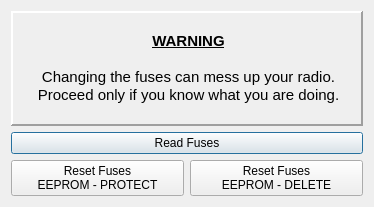
<?xml version="1.0" encoding="UTF-8"?>
<ui version="4.0">
 <class>fusesDialog</class>
 <widget class="QDialog" name="fusesDialog">
  <property name="geometry">
   <rect>
    <x>0</x>
    <y>0</y>
    <width>374</width>
    <height>207</height>
   </rect>
  </property>
  <property name="windowTitle">
   <string>Fuses</string>
  </property>
  <property name="windowIcon">
   <iconset resource="companion9x.qrc">
    <normaloff>:/images/fuses.png</normaloff>:/images/fuses.png</iconset>
  </property>
  <layout class="QGridLayout" name="gridLayout">
   <item row="1" column="0" colspan="2">
    <widget class="QPushButton" name="readFuses">
     <property name="whatsThis">
      <string>&lt;!DOCTYPE HTML PUBLIC &quot;-//W3C//DTD HTML 4.0//EN&quot; &quot;http://www.w3.org/TR/REC-html40/strict.dtd&quot;&gt;
&lt;html&gt;&lt;head&gt;&lt;meta name=&quot;qrichtext&quot; content=&quot;1&quot; /&gt;&lt;style type=&quot;text/css&quot;&gt;
p, li { white-space: pre-wrap; }
&lt;/style&gt;&lt;/head&gt;&lt;body style=&quot; font-family:'MS Shell Dlg 2'; font-size:8.25pt; font-weight:400; font-style:normal;&quot;&gt;
&lt;p style=&quot; margin-top:0px; margin-bottom:0px; margin-left:0px; margin-right:0px; -qt-block-indent:0; text-indent:0px;&quot;&gt;&lt;span style=&quot; font-size:8pt;&quot;&gt;Reads the current fuses in the AVR AtMega 64 controller.&lt;/span&gt;&lt;/p&gt;
&lt;p style=&quot;-qt-paragraph-type:empty; margin-top:0px; margin-bottom:0px; margin-left:0px; margin-right:0px; -qt-block-indent:0; text-indent:0px; font-size:8pt;&quot;&gt;&lt;/p&gt;
&lt;p style=&quot; margin-top:0px; margin-bottom:0px; margin-left:0px; margin-right:0px; -qt-block-indent:0; text-indent:0px;&quot;&gt;&lt;span style=&quot; font-size:8pt;&quot;&gt;Proper states:&lt;/span&gt;&lt;/p&gt;
&lt;p style=&quot; margin-top:0px; margin-bottom:0px; margin-left:0px; margin-right:0px; -qt-block-indent:0; text-indent:0px;&quot;&gt;&lt;span style=&quot; font-size:8pt;&quot;&gt;EEPROM erase fuse not set: 0E, 81, FF&lt;/span&gt;&lt;/p&gt;
&lt;p style=&quot; margin-top:0px; margin-bottom:0px; margin-left:0px; margin-right:0px; -qt-block-indent:0; text-indent:0px;&quot;&gt;&lt;span style=&quot; font-size:8pt;&quot;&gt;EEPROM erase fuse set: 0E, 89, FF&lt;/span&gt;&lt;/p&gt;&lt;/body&gt;&lt;/html&gt;</string>
     </property>
     <property name="text">
      <string>Read Fuses</string>
     </property>
    </widget>
   </item>
   <item row="2" column="0">
    <widget class="QPushButton" name="resetFuses_EEprotect">
     <property name="whatsThis">
      <string>&lt;!DOCTYPE HTML PUBLIC &quot;-//W3C//DTD HTML 4.0//EN&quot; &quot;http://www.w3.org/TR/REC-html40/strict.dtd&quot;&gt;
&lt;html&gt;&lt;head&gt;&lt;meta name=&quot;qrichtext&quot; content=&quot;1&quot; /&gt;&lt;style type=&quot;text/css&quot;&gt;
p, li { white-space: pre-wrap; }
&lt;/style&gt;&lt;/head&gt;&lt;body style=&quot; font-family:'MS Shell Dlg 2'; font-size:8.25pt; font-weight:400; font-style:normal;&quot;&gt;
&lt;p style=&quot; margin-top:0px; margin-bottom:0px; margin-left:0px; margin-right:0px; -qt-block-indent:0; text-indent:0px;&quot;&gt;&lt;span style=&quot; font-size:8pt; font-weight:600; text-decoration: underline;&quot;&gt;Reset Fuses&lt;/span&gt;&lt;/p&gt;
&lt;p style=&quot; margin-top:0px; margin-bottom:0px; margin-left:0px; margin-right:0px; -qt-block-indent:0; text-indent:0px;&quot;&gt;&lt;span style=&quot; font-size:8pt;&quot;&gt;Fuses in the AVR tell it how to behave.  Pressing this button sets the fuses to the default parameters needed in the er9x FW.&lt;/span&gt;&lt;/p&gt;
&lt;p style=&quot;-qt-paragraph-type:empty; margin-top:0px; margin-bottom:0px; margin-left:0px; margin-right:0px; -qt-block-indent:0; text-indent:0px; font-size:8pt;&quot;&gt;&lt;/p&gt;
&lt;p style=&quot; margin-top:0px; margin-bottom:0px; margin-left:0px; margin-right:0px; -qt-block-indent:0; text-indent:0px;&quot;&gt;&lt;span style=&quot; font-size:8pt;&quot;&gt;This button also sets the &amp;quot;EEPROM protect&amp;quot; Fuse.&lt;/span&gt;&lt;/p&gt;
&lt;p style=&quot; margin-top:0px; margin-bottom:0px; margin-left:0px; margin-right:0px; -qt-block-indent:0; text-indent:0px;&quot;&gt;&lt;span style=&quot; font-size:8pt;&quot;&gt;This prevents erasing of the EEPROM when the flash memory is written.&lt;/span&gt;&lt;/p&gt;
&lt;p style=&quot;-qt-paragraph-type:empty; margin-top:0px; margin-bottom:0px; margin-left:0px; margin-right:0px; -qt-block-indent:0; text-indent:0px; font-size:8pt;&quot;&gt;&lt;/p&gt;
&lt;p style=&quot; margin-top:0px; margin-bottom:0px; margin-left:0px; margin-right:0px; -qt-block-indent:0; text-indent:0px;&quot;&gt;&lt;span style=&quot; font-size:8pt; font-weight:600; text-decoration: underline;&quot;&gt;WARNING&lt;/span&gt;&lt;/p&gt;
&lt;p style=&quot; margin-top:0px; margin-bottom:0px; margin-left:0px; margin-right:0px; -qt-block-indent:0; text-indent:0px;&quot;&gt;&lt;span style=&quot; font-size:8pt;&quot;&gt;Setting fuses can lead to problems and even a total lockout from your controller.  Do this only if you know what you are doing.&lt;/span&gt;&lt;/p&gt;
&lt;p style=&quot;-qt-paragraph-type:empty; margin-top:0px; margin-bottom:0px; margin-left:0px; margin-right:0px; -qt-block-indent:0; text-indent:0px; font-size:8pt;&quot;&gt;&lt;/p&gt;
&lt;p style=&quot; margin-top:0px; margin-bottom:0px; margin-left:0px; margin-right:0px; -qt-block-indent:0; text-indent:0px;&quot;&gt;&lt;span style=&quot; font-size:8pt;&quot;&gt;When in doubt consult either the project's page or the forums @ RCG and RXModelreviews.&lt;/span&gt;&lt;/p&gt;
&lt;p style=&quot;-qt-paragraph-type:empty; margin-top:0px; margin-bottom:0px; margin-left:0px; margin-right:0px; -qt-block-indent:0; text-indent:0px; font-size:8pt;&quot;&gt;&lt;/p&gt;
&lt;p style=&quot; margin-top:0px; margin-bottom:0px; margin-left:0px; margin-right:0px; -qt-block-indent:0; text-indent:0px;&quot;&gt;&lt;span style=&quot; font-size:8pt;&quot;&gt;If you do get locked out - go to the project's homepage and lookup &amp;quot;dealing with Fuse Bricks&amp;quot;.&lt;/span&gt;&lt;/p&gt;&lt;/body&gt;&lt;/html&gt;</string>
     </property>
     <property name="text">
      <string>Reset Fuses
EEPROM - PROTECT</string>
     </property>
    </widget>
   </item>
   <item row="2" column="1">
    <widget class="QPushButton" name="resetFuses_EEdelete">
     <property name="whatsThis">
      <string>&lt;!DOCTYPE HTML PUBLIC &quot;-//W3C//DTD HTML 4.0//EN&quot; &quot;http://www.w3.org/TR/REC-html40/strict.dtd&quot;&gt;
&lt;html&gt;&lt;head&gt;&lt;meta name=&quot;qrichtext&quot; content=&quot;1&quot; /&gt;&lt;style type=&quot;text/css&quot;&gt;
p, li { white-space: pre-wrap; }
&lt;/style&gt;&lt;/head&gt;&lt;body style=&quot; font-family:'MS Shell Dlg 2'; font-size:8.25pt; font-weight:400; font-style:normal;&quot;&gt;
&lt;p style=&quot; margin-top:0px; margin-bottom:0px; margin-left:0px; margin-right:0px; -qt-block-indent:0; text-indent:0px;&quot;&gt;&lt;span style=&quot; font-size:8pt; font-weight:600; text-decoration: underline;&quot;&gt;Reset Fuses&lt;/span&gt;&lt;/p&gt;
&lt;p style=&quot; margin-top:0px; margin-bottom:0px; margin-left:0px; margin-right:0px; -qt-block-indent:0; text-indent:0px;&quot;&gt;&lt;span style=&quot; font-size:8pt;&quot;&gt;Fuses in the AVR tell it how to behave.  Pressing this button sets the fuses to the default parameters needed in the er9x FW.&lt;/span&gt;&lt;/p&gt;
&lt;p style=&quot;-qt-paragraph-type:empty; margin-top:0px; margin-bottom:0px; margin-left:0px; margin-right:0px; -qt-block-indent:0; text-indent:0px; font-size:8pt;&quot;&gt;&lt;/p&gt;
&lt;p style=&quot; margin-top:0px; margin-bottom:0px; margin-left:0px; margin-right:0px; -qt-block-indent:0; text-indent:0px;&quot;&gt;&lt;span style=&quot; font-size:8pt;&quot;&gt;This button also clears the &amp;quot;EEPROM protect&amp;quot; Fuse.&lt;/span&gt;&lt;/p&gt;
&lt;p style=&quot; margin-top:0px; margin-bottom:0px; margin-left:0px; margin-right:0px; -qt-block-indent:0; text-indent:0px;&quot;&gt;&lt;span style=&quot; font-size:8pt;&quot;&gt;This causes erasing of the EEPROM when the flash memory is written.&lt;/span&gt;&lt;/p&gt;
&lt;p style=&quot;-qt-paragraph-type:empty; margin-top:0px; margin-bottom:0px; margin-left:0px; margin-right:0px; -qt-block-indent:0; text-indent:0px; font-size:8pt;&quot;&gt;&lt;/p&gt;
&lt;p style=&quot; margin-top:0px; margin-bottom:0px; margin-left:0px; margin-right:0px; -qt-block-indent:0; text-indent:0px;&quot;&gt;&lt;span style=&quot; font-size:8pt; font-weight:600; text-decoration: underline;&quot;&gt;WARNING&lt;/span&gt;&lt;/p&gt;
&lt;p style=&quot; margin-top:0px; margin-bottom:0px; margin-left:0px; margin-right:0px; -qt-block-indent:0; text-indent:0px;&quot;&gt;&lt;span style=&quot; font-size:8pt;&quot;&gt;Setting fuses can lead to problems and even a total lockout from your controller.  Do this only if you know what you are doing.&lt;/span&gt;&lt;/p&gt;
&lt;p style=&quot;-qt-paragraph-type:empty; margin-top:0px; margin-bottom:0px; margin-left:0px; margin-right:0px; -qt-block-indent:0; text-indent:0px; font-size:8pt;&quot;&gt;&lt;/p&gt;
&lt;p style=&quot; margin-top:0px; margin-bottom:0px; margin-left:0px; margin-right:0px; -qt-block-indent:0; text-indent:0px;&quot;&gt;&lt;span style=&quot; font-size:8pt;&quot;&gt;When in doubt consult either the project's page or the forums @ RCG and RXModelreviews.&lt;/span&gt;&lt;/p&gt;
&lt;p style=&quot;-qt-paragraph-type:empty; margin-top:0px; margin-bottom:0px; margin-left:0px; margin-right:0px; -qt-block-indent:0; text-indent:0px; font-size:8pt;&quot;&gt;&lt;/p&gt;
&lt;p style=&quot; margin-top:0px; margin-bottom:0px; margin-left:0px; margin-right:0px; -qt-block-indent:0; text-indent:0px;&quot;&gt;&lt;span style=&quot; font-size:8pt;&quot;&gt;If you do get locked out - go to the project's homepage and lookup &amp;quot;dealing with Fuse Bricks&amp;quot;.&lt;/span&gt;&lt;/p&gt;&lt;/body&gt;&lt;/html&gt;</string>
     </property>
     <property name="text">
      <string>Reset Fuses
EEPROM - DELETE</string>
     </property>
    </widget>
   </item>
   <item row="0" column="0" colspan="2">
    <widget class="QLabel" name="label">
     <property name="frameShape">
      <enum>QFrame::Panel</enum>
     </property>
     <property name="frameShadow">
      <enum>QFrame::Raised</enum>
     </property>
     <property name="lineWidth">
      <number>2</number>
     </property>
     <property name="text">
      <string>&lt;!DOCTYPE HTML PUBLIC &quot;-//W3C//DTD HTML 4.0//EN&quot; &quot;http://www.w3.org/TR/REC-html40/strict.dtd&quot;&gt;
&lt;html&gt;&lt;head&gt;&lt;meta name=&quot;qrichtext&quot; content=&quot;1&quot; /&gt;&lt;style type=&quot;text/css&quot;&gt;
p, li { white-space: pre-wrap; }
&lt;/style&gt;&lt;/head&gt;&lt;body style=&quot; font-family:'Ubuntu'; font-size:11pt; font-weight:400; font-style:normal;&quot;&gt;
&lt;p align=&quot;center&quot; style=&quot; margin-top:0px; margin-bottom:0px; margin-left:0px; margin-right:0px; -qt-block-indent:0; text-indent:0px;&quot;&gt;&lt;span style=&quot; font-weight:600; text-decoration: underline;&quot;&gt;WARNING&lt;/span&gt;&lt;/p&gt;
&lt;p align=&quot;center&quot; style=&quot;-qt-paragraph-type:empty; margin-top:0px; margin-bottom:0px; margin-left:0px; margin-right:0px; -qt-block-indent:0; text-indent:0px; font-weight:600; text-decoration: underline;&quot;&gt;&lt;/p&gt;
&lt;p align=&quot;center&quot; style=&quot; margin-top:0px; margin-bottom:0px; margin-left:0px; margin-right:0px; -qt-block-indent:0; text-indent:0px;&quot;&gt;Changing the fuses can mess up your radio.&lt;/p&gt;
&lt;p align=&quot;center&quot; style=&quot; margin-top:0px; margin-bottom:0px; margin-left:0px; margin-right:0px; -qt-block-indent:0; text-indent:0px;&quot;&gt;Proceed only if you know what you are doing.&lt;/p&gt;&lt;/body&gt;&lt;/html&gt;</string>
     </property>
    </widget>
   </item>
  </layout>
 </widget>
 <resources>
  <include location="companion9x.qrc"/>
 </resources>
 <connections/>
</ui>
